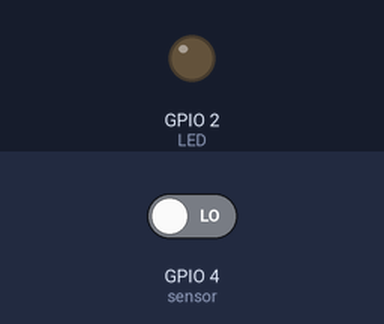
Bench run of a sketch on a simulated ESP32. Parts: output pins drawn as LEDs (lit = HIGH). Inputs (shaded band) come from the test bench; at power-on: GPIO 4 (sensor) LOW.

Above: at 1.2 s.
1.3 s: GPIO 4 (sensor) driven HIGH
At 2.0 s:
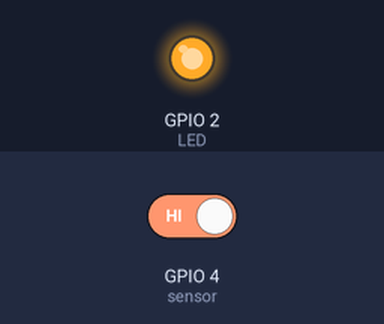
2.8 s: GPIO 4 (sensor) driven LOW
At 3.1 s:
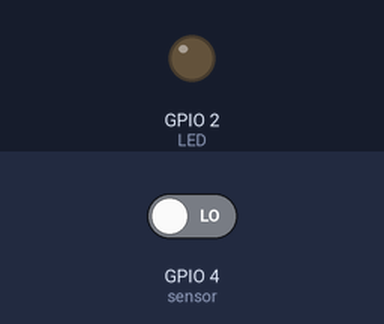
Timing chart, 0 to 5.8 s (numbered marks = the images above; inputs shaded):
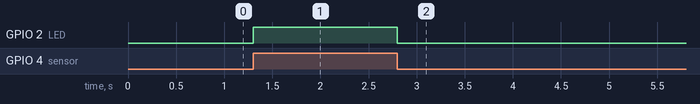

The sketch:

AllSensorDigital.ino
```cpp
int LED = 2 ;  //------->Variable Led
int sensor = 4 ;  //------->Variable sensor

void setup()
{
  pinMode(sensor, INPUT);  //------->sensor as input
  pinMode(LED, OUTPUT);    //------->led as output
}

void loop()
{
  if(digitalRead(sensor) == HIGH) //If the sensor detects or high
  {
    digitalWrite(LED, HIGH); //led ON
  }
  else  //if not
  {
    digitalWrite(LED, LOW );  //led OFF
  }
}
```

Measured:
- after the input at 1.3 s, GPIO 2 (LED): LOW → HIGH at once
- after the input at 2.8 s, GPIO 2 (LED): HIGH → LOW at once
